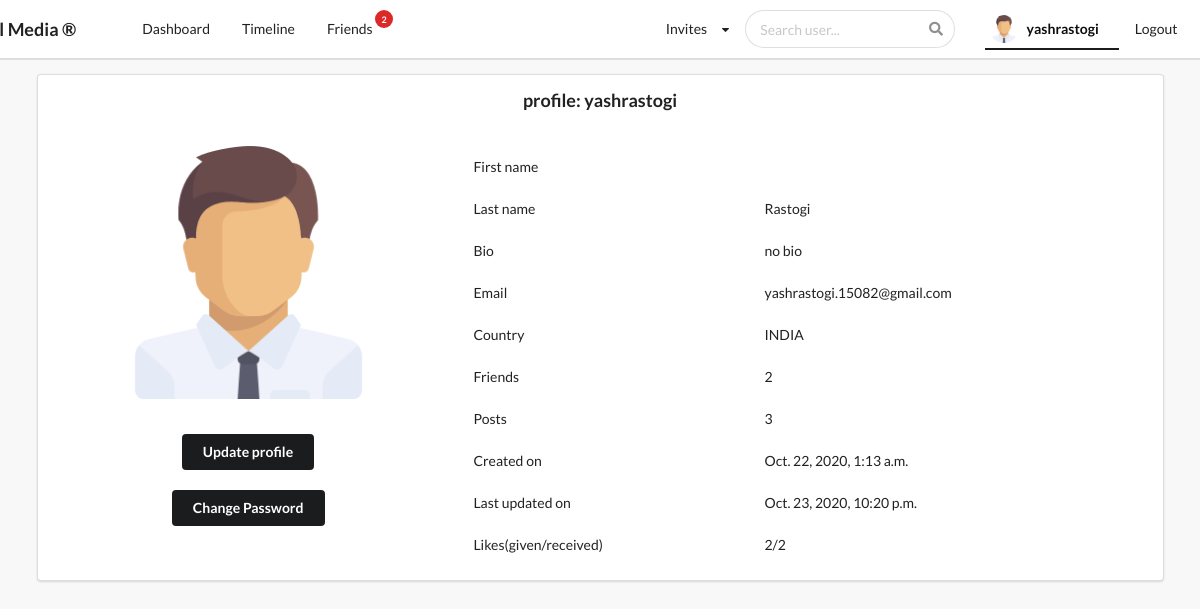
Before: /profiles/myprofile/ (signed in) with the older database file.
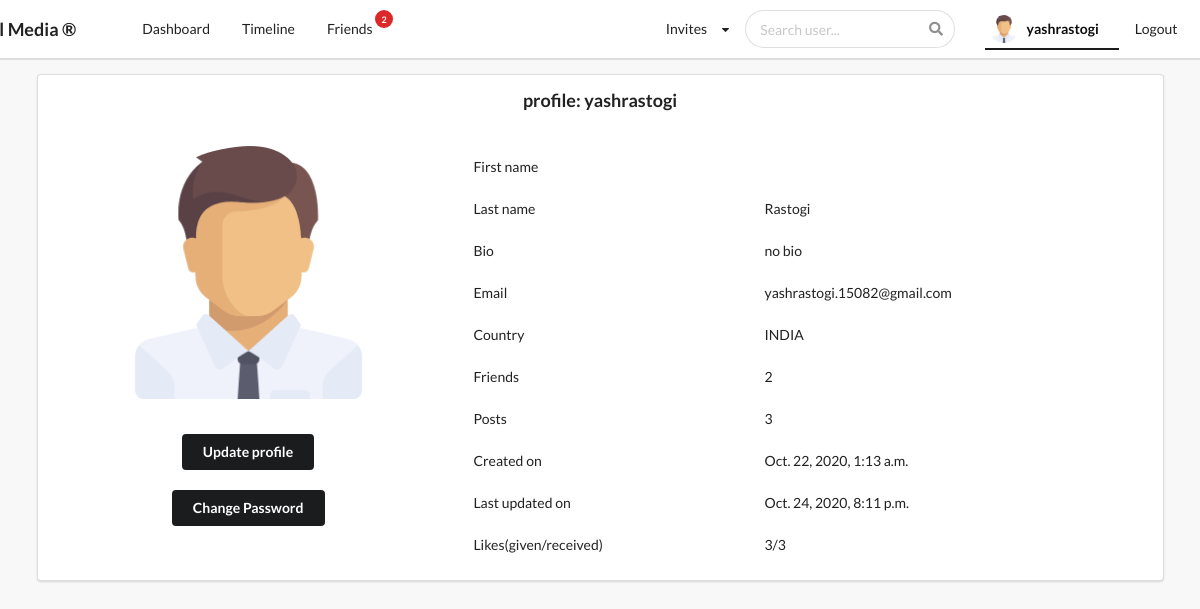
After: the same page with the newer database file.
### profiles/models.py (models this page shows, shortened)
class Profile(models.Model):
    first_name = models.CharField(max_length = 200, blank = True)
    last_name = models.CharField(max_length = 200, blank = True)
    user = models.OneToOneField(settings.AUTH_USER_MODEL,on_delete=models.CASCADE)
    bio = models.TextField(default = "no bio", max_length=300, blank = True)
    email = models.EmailField(max_length = 200,blank = True)
    country = models.CharField(choices = COUNTRY_CHOICES, max_length = 100,blank = True)
    avatar = models.ImageField(default = "avatar.png", upload_to = 'avatars/')
    friends = models.ManyToManyField(settings.AUTH_USER_MODEL, blank = True, related_name='friends')
    slug = models.SlugField(unique = True, blank = True)
    updated = models.DateTimeField(auto_now=True)
    created =  models.DateTimeField(auto_now_add=True)
    objects = ProfileManager()
    __initial_first_name = None
    __initial_last_name = None
    def __init__(self,*args, **kwargs):
        super().__init__(*args, **kwargs)
        self.__initial_first_name = self.first_name
        self.__initial_last_name = self.last_name
    def get_friends_no(self):
        return self.friends.all().count()
    def get_no_of_post(self):
        return self.posts.all().count()
    def get_no_of_likes_given(self):
        likes = self.like_set.all()
        total_likes = 0
        for item in likes:
            if item.value == 'Like':
                total_likes += 1
        return total_likes
    def get_no_of_likes_received(self):
        posts = self.posts.all()
        total_likes = 0
        for item in posts:
            total_likes += item.liked.all().count()
        return total_likes

### posts/models.py (models this page shows, shortened)
class Like(models.Model):
    user = models.ForeignKey(Profile, on_delete=models.CASCADE)  #related_name="user_likes"
    post = models.ForeignKey(Post, on_delete=models.CASCADE)  #related_name="post_likes"
    value = models.CharField(choices = LIKE_CHOICES, max_length=8)
    updated = models.DateTimeField(auto_now=True)
    created = models.DateTimeField(auto_now_add=True)

class Post(models.Model):
    content = models.TextField()
    image = models.ImageField(upload_to='posts/', validators = [FileExtensionValidator(['png','jpg','jpeg'])], blank = True)
    liked = models.ManyToManyField(Profile, blank=True, related_name='likes')
    updated = models.DateTimeField(auto_now=True)
    created = models.DateTimeField(auto_now_add=True)
    author = models.ForeignKey(Profile, on_delete=models.CASCADE, related_name='posts')
    class Meta:
        ordering = ('-created',)    #newer post will be at the top and older post will be at bottom

### profiles/views.py (the view)
# urls.py: path('myprofile/', my_profile_view, name='my_profile_view'),
@login_required
def my_profile_view(request):
    profile = Profile.objects.get(user = request.user)
    form = ProfileModelForm(request.POST or None, request.FILES or None, instance=profile)
    confirm = False
    if request.method == "POST":
        if form.is_valid():
            full_name = form.first_name + " " + form.last_name
            form.full_name = full_name
            form.save()
            confirm = True
    context = {
        'profile':profile,
        'form': form,
        'confirm':confirm,
    }
    return render(request, 'profiles/myprofile.html', context)

### profiles/forms.py
class ProfileModelForm(forms.ModelForm):
    class Meta:
        model = Profile
        fields = ('first_name', 'last_name', 'bio', 'email', 'country', 'avatar')

### profiles/context_processors.py (called while the page is built)
def profile_dp(request):
    if request.user.is_authenticated:
        profile_obj = Profile.objects.get(user=request.user)
        pic = profile_obj.avatar
        return {'picture':pic}
    return {}

def invitation_received_no(request):
    if request.user.is_authenticated:
        profile_obj = Profile.objects.get(user=request.user)
        qs_count = Relationship.objects.invitations_received(profile_obj).count()
        return {'invites_no':qs_count}
    return {}

def friends_no(request):
    if request.user.is_authenticated:
        profile_obj = Profile.objects.get(user=request.user)
        count = profile_obj.get_friends_no()
        return {'friend_count':count}
    return {}

def search_profiles(request):
    if request.user.is_authenticated:
        context = {}
        context["qs_json"] = json.dumps(list(Profile.objects.values()), default=str)
        return context
    else:
        return {}

### profiles/templates/profiles/myprofile.html (shortened to what this page needs)
{% extends 'base.html' %}
{% block content %}
<div class="ui segment">
    <h3 align="center">profile: {{request.user}}</h3>
    <br>
    <div class="ui grid">
        <div class='row'>
            <div class="one wide column">
            </div>
            <div class='four wide column'>
                <img class="ui medium rounded image" src={{profile.avatar.url}}>
                <div class="row mt-5">
                    <button class="ui secondary button" id='modal-btn' style="margin-top:30px; margin-left:60px;">Update
                        profile</button>
                    <br>
                    <a href="{% url 'password_change' %}"><button class="ui secondary button"
                            style="margin-top:20px; margin-left:50px;">Change Password</button></a>
                </div>
            </div>
            <div class="one wide column">
            </div>
            <div class='ten wide column'>
                <table class="ui very basic table">
                    <tbody>
                        <tr>
                            <td>First name</td>
                            <td>{{profile.full_name}}</td>
                        </tr>
                        <tr>
                            <td>Last name</td>
                            <td>{{profile.last_name}}</td>
                        </tr>
                        <tr>
                            <td>Bio</td>
                            <td>{{profile.bio}}</td>
                        </tr>
                        <tr>
                            <td>Email</td>
                            <td>{{profile.email}}</td>
                        </tr>
                        <tr>
                            <td>Country</td>
                            <td>{{profile.country}}</td>
                        </tr>
                        <tr>
                            <td>Friends</td>
                            <td>{{profile.get_friends_no}}</td>
                        </tr>
                        <tr>
                            <td>Posts</td>
                            <td>{{profile.get_no_of_post}}</td>
                        </tr>
                        <tr>
                            <td>Created on</td>
                            <td>{{profile.created}}</td>
                        </tr>
                        <tr>
                            <td>Last updated on</td>
                            <td>{{profile.updated}}</td>
                        </tr>
                        <tr>
                            <td>Likes(given/received)</td>
                            <td>{{profile.get_no_of_likes_given}}/{{profile.get_no_of_likes_received}}</td>
                        </tr>
                    </tbody>
                </table>
            </div>
        </div>
    </div>
</div>
{% endblock content %}

Changed rows visible on the page:
changed Profile "Rastogi": updated "Oct. 23, 2020, 10:20 p.m." → "Oct. 24, 2020, 8:11 p.m."; get_no_of_likes_given "2" → "3"; get_no_of_likes_received "2" → "3"
